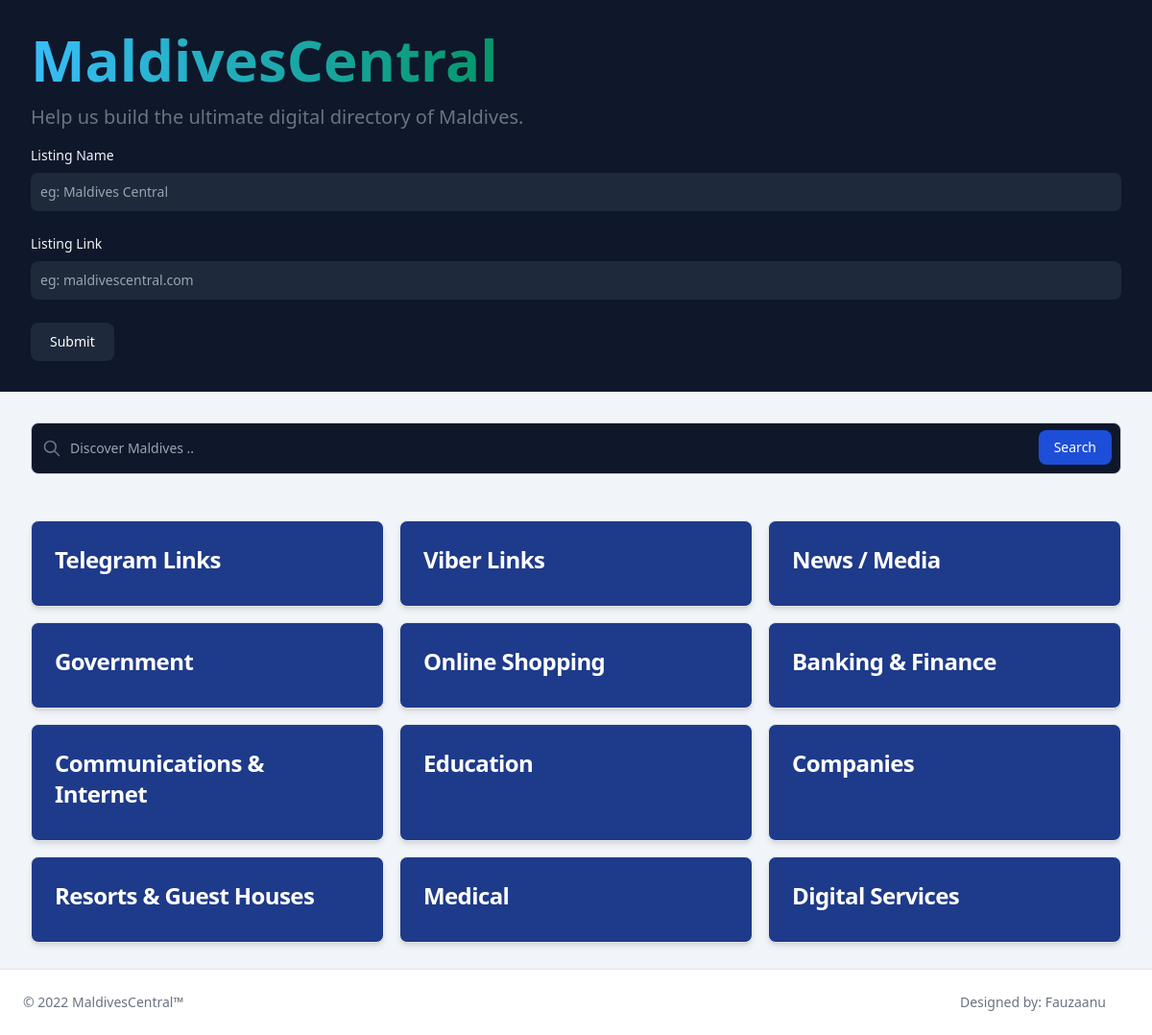
The app's page /, older data.
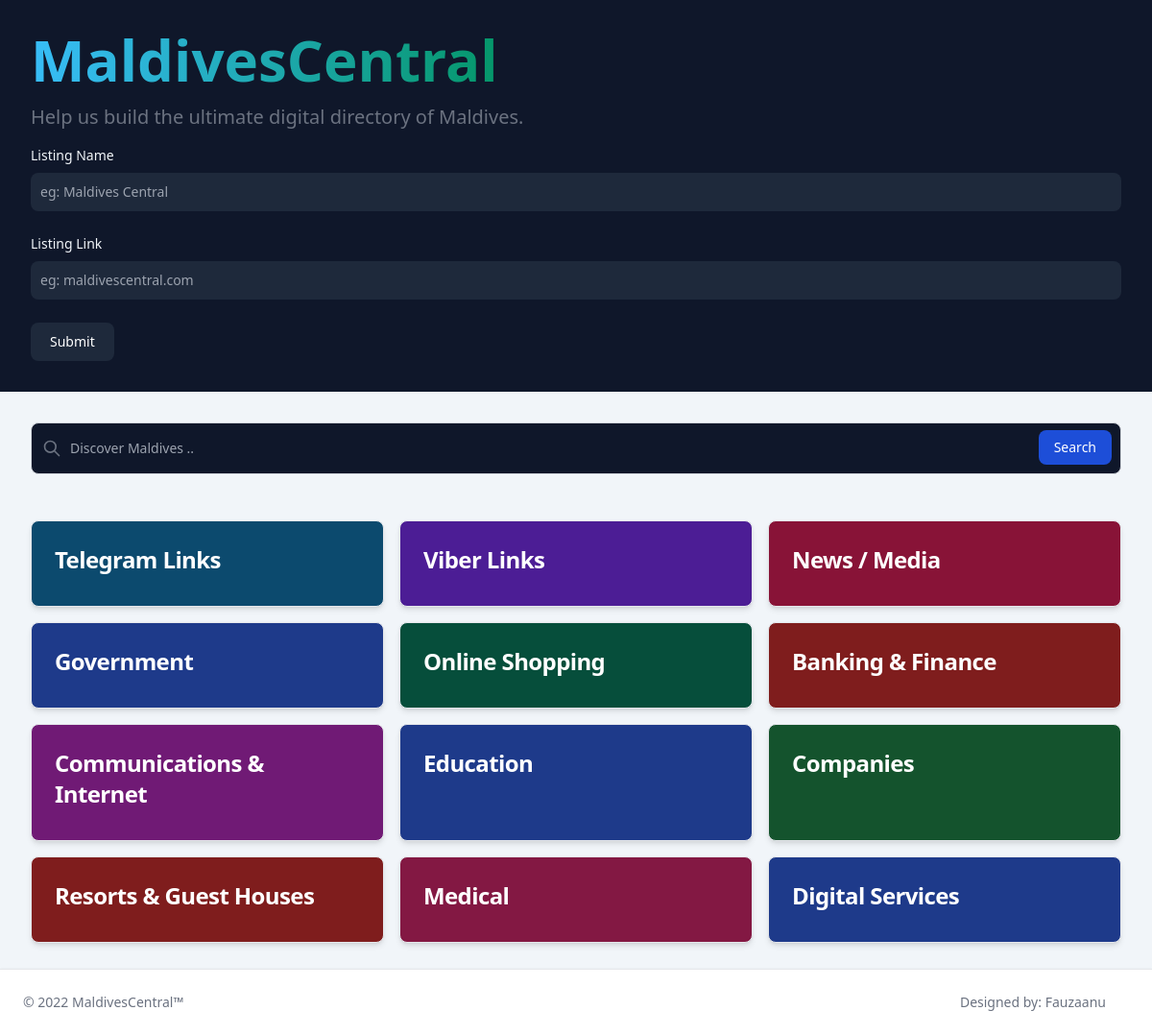
The same page, newer data.
### core/views.py (the view)
# urls.py: path('', homepage, name="home"),
def homepage(request,):
    listings = Listing.objects.all()
    cats = Cat.objects.all()
    context = {"data":listings, 'cats':cats}
    return render(request,template_name='core/home.html',context=context)

### core/templates/core/home.html (shortened to what this page needs)
{% load static %}
<!DOCTYPE html>
<html lang="en">
<head>
    {% include 'core/meta.html' %}
    {% load pwa %}
</head>
<body class="bg-slate-100" >
<div class="p-8 bg-slate-900">
<h1 class="mb-4 text-3xl font-extrabold text-gray-900 dark:text-white md:text-5xl lg:text-6xl"><span class="text-transparent bg-clip-text bg-gradient-to-r to-emerald-600 from-sky-400">MaldivesCentral</span></h1>
<p class="text-lg font-normal text-gray-500 lg:text-xl dark:text-gray-400">Help us build the ultimate digital directory of Maldives.</p>
<div class="pt-4">
{% include 'core/add.html' %}
</div>
</div>
<div class="mx-auto">
{% include 'core/search.html' %}
</div>
<div class="p-8 grid grid-cols-1 gap-4 md:grid-cols-2 md:gap-4 lg:grid-cols-3 lg:gap-4 xl:grid-cols-4 xl:gap-4 2xl:grid-cols-5 2xl:gap-4">
{% block content %}
    {% for cat in cats.iterator %}
<a href="/cat/{{ cat.category_slug }}" class="block p-6 max-w-sm bg-{{ cat.category_color|escape }}-900 rounded-lg border border-gray-200 shadow-md hover:bg-{{ cat.category_color|escape }}-600">
    <h5 class="mb-2 text-2xl font-bold tracking-tight text-white">{{ cat.category_name }}</h5>
</a>
{% endfor %}
{% endblock content %}
</div>
<div class="p-8">
{% include 'core/footer.html' %}
</div>
</body>
</html>

Row changes from the older to the newer data that the page shows:
changed Cat "Telegram Links": category_color "blue" → "sky" (drawn)
changed Cat "Viber Links": category_color "blue" → "violet" (drawn)
changed Cat "News / Media": category_color "blue" → "rose" (drawn)
changed Cat "Online Shopping": category_color "blue" → "emerald" (drawn)
changed Cat "Banking & Finance": category_color "blue" → "red" (drawn)
changed Cat "Communications & Internet": category_color "blue" → "fuchsia" (drawn)
changed Cat "Companies": category_color "blue" → "green" (drawn)
changed Cat "Resorts & Guest Houses": category_color "blue" → "red" (drawn)
changed Cat "Medical": category_color "blue" → "pink" (drawn)
